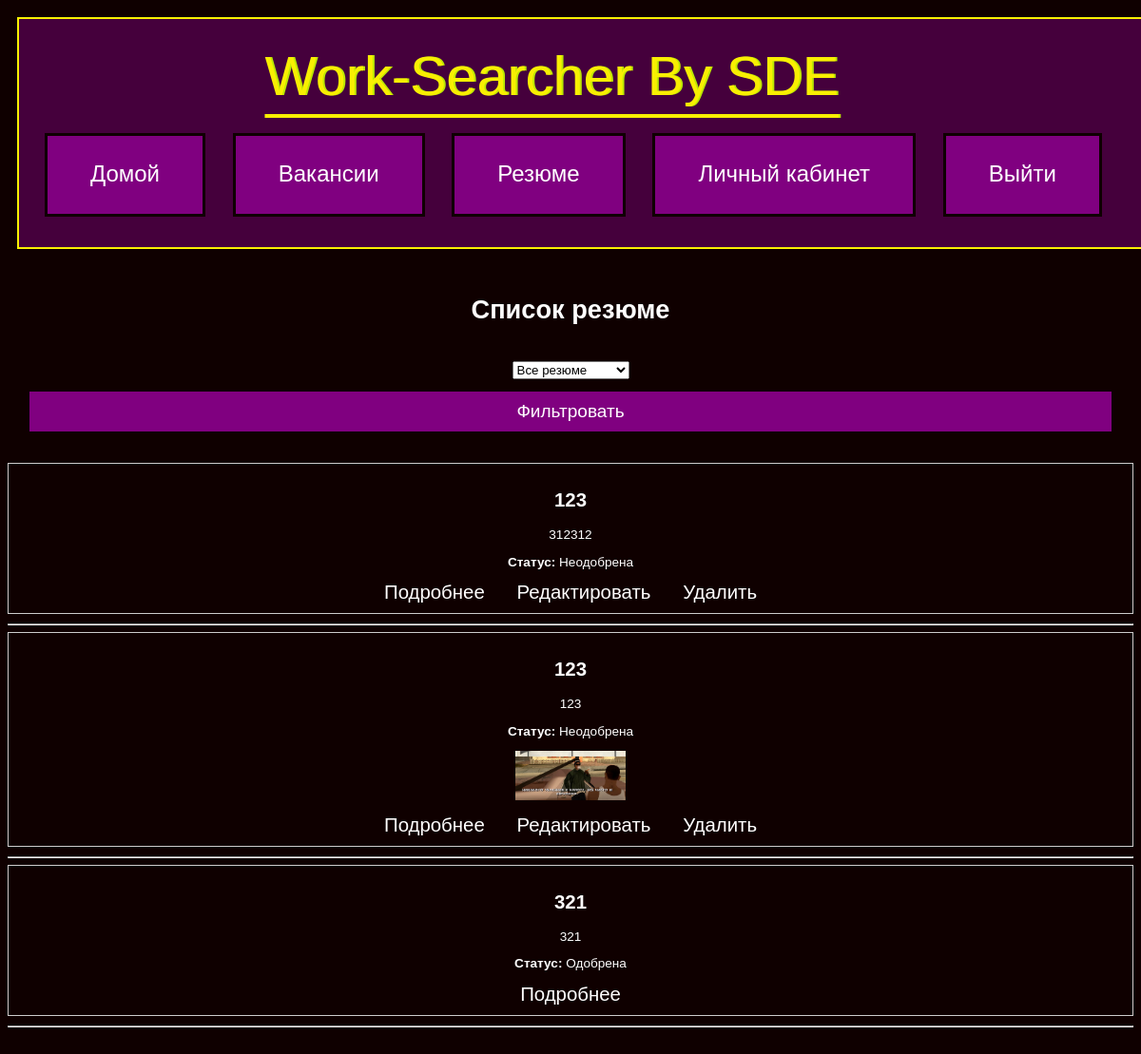
Before: /resumes (signed in) with the older database file.
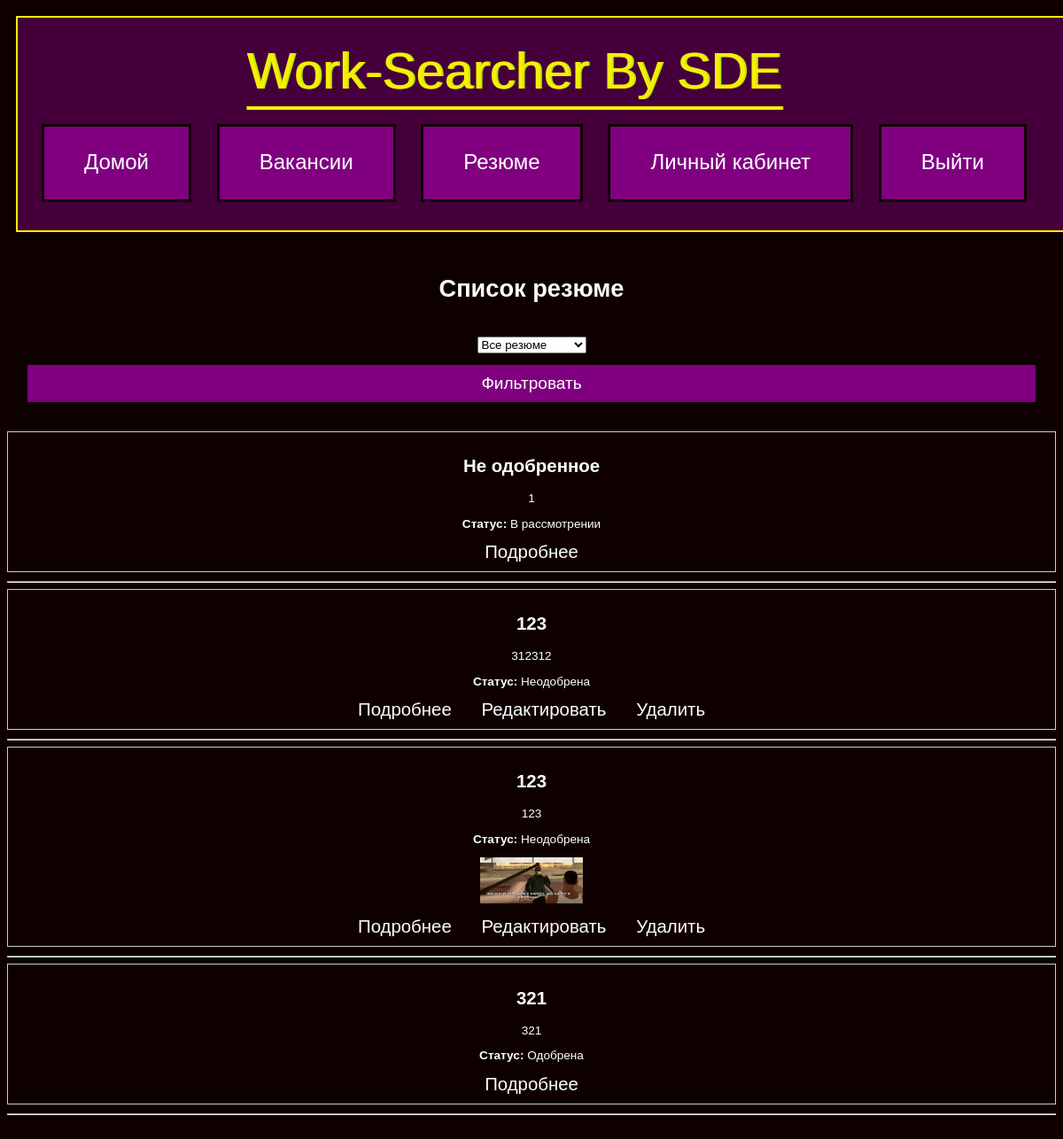
After: the same page with the newer database file.
### Model/models.py (models this page shows)
class Resume(db.Model):
    id = db.Column(db.Integer, primary_key=True)
    title = db.Column(db.String(300), nullable=False)
    description = db.Column(db.Text, nullable=False)
    skills = db.Column(db.String(200))
    image_filename = db.Column(db.String(300))
    user_id = db.Column(db.Integer, db.ForeignKey('user.id'), nullable=False)
    user = db.relationship('User', backref=db.backref('resumes', lazy=True))
    status = db.Column(db.Boolean, nullable=True)

### Controller/CZN.py (the view)
@CZN.route("/resumes", methods=['GET', 'POST'])
@login_required
def resumes():
    if current_user.is_admin:
        status = request.args.get('status', 'all')
        if status == 'pending':
            resumes = Resume.query.filter_by(status=None).all()
        elif status == 'approved':
            resumes = Resume.query.filter_by(status=True).all()
        elif status == 'rejected':
            resumes = Resume.query.filter_by(status=False).all()
        else:
            resumes = Resume.query.all()
        return render_template('resumes.html', resumes=reversed(resumes), is_admin=current_user.is_admin)
    resumes = Resume.query.filter_by(user=current_user).all()
    return render_template('resumes.html', resumes=reversed(resumes), is_admin=current_user.is_admin)

### app.py (called while the page is built)
@login_manager.user_loader
def load_user(user_id):
    return User.query.get(int(user_id))

### templates/resumes.html (shortened to what this page needs)
{% extends "base.html" %}
{% block content %}
    <h1>Список резюме</h1>
    {% if is_admin %}
    <form method="GET" action="{{ url_for('CZN.resumes') }}">
        <select name="status">
            <option value="all">Все резюме</option>
        </select>
        <input type="submit" value="Фильтровать">
    </form>
{% endif %}
   {% for resume in resumes %}
    <div class="resume-box">
        <h2>{{ resume.title }}</h2>
        <p>{{ resume.skills }}</p>
        <p><strong>Статус:</strong> {% if resume.status==None %}В рассмотрении{% elif resume.status %}Одобрена{% else %}Неодобрена{% endif %}</p>
        {% if resume.image_filename %}
            <img src="{{ url_for('static', filename='img/resume_uploads/' + resume.image_filename) }}" alt="{{ resume.title }} Image" class="resume-image">
        {% endif %}
    <a href="{{ url_for('resume.detail_resume', resume_id=resume.id) }}">Подробнее</a>
        {% if current_user.id == resume.user_id %}
        <a href="{{ url_for('resume.edit_resume', resume_id=resume.id) }}">Редактировать</a>
        <a href="{{ url_for('resume.delete_resume', resume_id=resume.id) }}">Удалить</a>
        {% endif %}
    </div>
    <hr>
{% endfor %}
{% endblock %}

### templates/base.html (shortened to what this page needs)
<!DOCTYPE html>
<html lang="">
<head>
    <link rel="stylesheet" type="text/css" href="{{ url_for('static', filename='styles.css') }}">
</head>
<body>
    <header>
        <nav class="main_page_plate">
        <div class="logo">Work-Searcher By SDE</div>
        <ul>
            <li><a class="button" href="/">Домой</a></li>
            {% if current_user.is_authenticated %}
                <li><a class="button" href="/jobs">Вакансии</a></li>
                {% if current_user.employer_status == False or current_user.is_admin %}
                    <li><a class="button" href="/resumes">Резюме</a></li>
                {% endif %}
            <li><a class="button" href="{{ url_for('CZN.dashboard') }}"> Личный кабинет</a></li>
                <li><a class="button" href="/logout">Выйти</a></li>
        {% endif %}
        </ul>
        </nav>
    </header>
    <main>
        {% block content %}{% endblock %}
    </main>
</body>
</html>

### static/styles.css (style rules this page uses)
html { height:100%; }
body { background: #0f0000; color : #ffffff; font-family: "helterskelter", sans-serif; -webkit-background-size: cover; }
header, footer { color: #fff; font-family: "century gothic", sans-serif; }
a { text-decoration: none; color: #ffffff; font-size: 150%; padding: 15px; }
ul { list-style-type: none; margin: 0; padding: 0; }
li { background: #800080; padding-top: 15px; padding-bottom: 15px; padding-right: 30px; padding-left: 30px; border: medium solid #0f0000; }
form { color: #fff; padding: 20px; }
input, textarea { background: #45003c; width: 100%; padding: 10px; box-sizing: border-box; border: 1px solid #ccc; color: #fff; margin-bottom: 10px; margin-top: 10px; font-size: 18px; }
input[type="submit"] { width: 100%; background: #800080; color: #fff; cursor: pointer; transition: background-color 0.3s ease-in-out; border: medium solid #0f0000; font-size : 140%; }
header { color : #ffffff; padding : 10px; text-align: center; }
nav ul { display: flex; justify-content: space-around; margin: 0; padding: 0; }
nav li { margin-right: 15px; }
nav a { color: #fff; font-weight: lighter; font-size: 24px; transition: color 0.3s ease-in-out; }
main { text-align: center; font-size : 85%; padding-top: 20px; padding-bottom: 100px; margin-bottom: 20px; }
.resume-box { border: 1px solid #ccc; padding: 10px; margin-bottom: 10px; }
.resume-image { max-width: 10%; height: auto; display: block; margin: auto; margin-bottom: 15px; }
.main_page_plate { background: #45003c; padding : 20px; width: 98%; height: 200px; background-repeat: no-repeat; font-size: 1.2rem; font-weight: 300; line-height: 50px; overflow: hidden; border: 2px solid #f8ef02; }
.logo { padding-top : 15px; padding-bottom : 35px; padding-right : 60px; font-size : 300%; color : #f8ef02; text-shadow: #bce702 2px 0px; font-weight : lighter; text-decoration: underline; text-underline-offset: 20px; text-decoration-thickness: 4px; text-decoration-color: #f8ef02; }

Changed rows visible on the page:
added Resume: title "Не одобренное", skills "1", shows "В рассмотрении"
